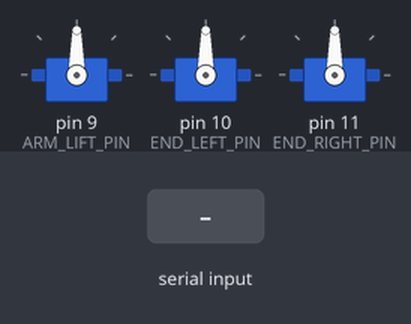
Bench run of a sketch on a simulated Arduino Uno, built with avr-gcc and run on an emulated ATmega328P. Parts: 3 × servo. The test bench sets the inputs (shaded band). What the sketch prints to the serial monitor is not drawn.

Above: at 1.3 s.
1.4 s: "L" received over Serial
At 4.3 s:
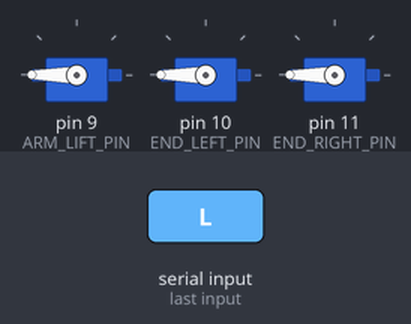
4.4 s: "R" received over Serial
At 8.3 s:
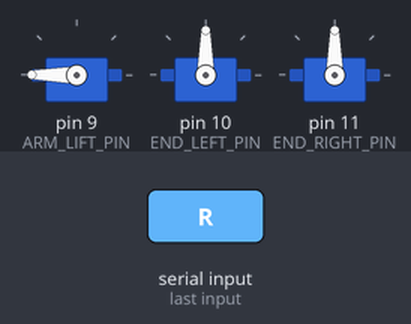
12.8 s: "l" received over Serial
At 19.6 s:
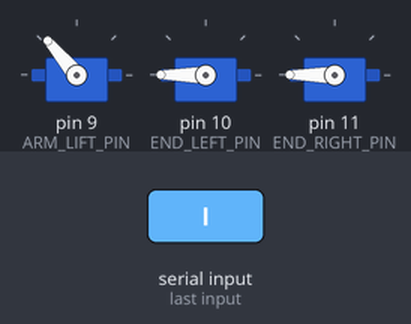
Timing chart, 0 to 21.1 s (numbered marks = the images above; inputs shaded):
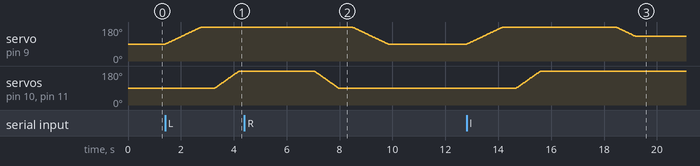

The sketch:

arms.ino
```cpp
/*
 * arms.ino - Mechanical arms controller
 *
 * An individual file used only to test big and small arms functions.
 *
 * Updated 12/19/2025:
 * - Split from engine.ino to separate the arms control logic.
 */
#include <Servo.h>

/* Define servo objects */
Servo armLift;  // servo at bottom the the arms
Servo endLeft;  // servo in the left arm
Servo endRight; // servo in the right arm

/* Define servo pins */
#define ARM_LIFT_PIN 9   // PWB pin for main lifting servo
#define END_LEFT_PIN 10  // PWB pin for left end servo
#define END_RIGHT_PIN 11 // PWB pin for right end servo

/* Define mechanical parameters */
#define BIG_ARM_LENGTH 15.0  // big arm length (centimeter)
#define SMALL_ARM_LENGTH 8.0 // small arm length

/* Define gear ratio */
#define ARM_GEAR_RATIO 2.0 // servo:bigarm = 2:1 (decelerate)
#define END_GEAR_RATIO 1.0 // end drives directly 1:1

/* Define mechanical angles */
/* Big arm's relative angle to horizontal level */
#define MECH_LIFT_INIT 0
#define MECH_LIFT_STEP1 45
#define MECH_LIFT_STEP2 20

/* Small arm's relative angle to big arm (inside) */
#define MECH_END_INIT 0
#define MECH_END_STEP1 110
#define MECH_END_STEP2 110

/* Calculate servo angles */
inline int mechLiftToServo(int mechAngle)
{
    return 90 + mechAngle * ARM_GEAR_RATIO;
}

inline int mechEndToServo(int mechAngle)
{
    return 180 - mechAngle * END_GEAR_RATIO;
}

/* Define servo angles */
#define LIFT_INIT mechLiftToServo(MECH_LIFT_INIT)
#define LIFT_STEP1 mechLiftToServo(MECH_LIFT_STEP1)
#define LIFT_STEP2 mechLiftToServo(MECH_LIFT_STEP2)
#define END_INIT mechLiftToServo(MECH_END_INIT)
#define END_STEP1 mechLiftToServo(MECH_END_STEP1)
#define END_STEP2 mechLiftToServo(MECH_END_STEP2)

/* Define time parameters */
#define ARM_STEP_DELAY 15
#define END_STEP_DELAY 10
#define DELAY_TIME 1500

/* Define system states */
enum ProgramState
{
    S_INIT,            // arms initializing
    S_ARM_LIFT_STEP1,  // arm lifting to middle position
    S_ARM_LIFT_STEP2,  // arm lifting to stretched position
    S_ARM_LOWER_STEP2, // arm lowering to middle position
    S_ARM_LOWER_STEP1, // arm lowering to retracted position
    S_IDLE1,           // idle state at retracted position
    S_IDLE2            // idle state at stretched position
};

ProgramState currentState = S_INIT;

/* Declare functions */
void setup();
void loop();
void printHelp();
void setServoPins();
void setCarPins();
void checkExternalCommand();
void initializePosition();
void positionStep1();
void positionStep2();
void liftMove(int target);
void endMove(int target);

/* Function implementation */

void setup()
{
    Serial.begin(9600);
    printHelp();

    setServoPins();
}

void loop()
{
    checkExternalCommand();

    switch (currentState)
    {
    case S_INIT:
        initializePosition();
        currentState = S_IDLE1;
        break;
    case S_ARM_LIFT_STEP1:
        positionStep1();
        currentState = S_ARM_LIFT_STEP2;
        break;
    case S_ARM_LIFT_STEP2:
        positionStep2();
        currentState = S_IDLE2;
        break;
    case S_ARM_LOWER_STEP2:
        positionStep2();
        currentState = S_ARM_LOWER_STEP1;
        break;
    case S_ARM_LOWER_STEP1:
        positionStep1();
        currentState = S_IDLE1;
        break;
    case S_IDLE1:
    case S_IDLE2:
        break;
    }
}

void printHelp()
{
    Serial.println("机械臂测试程序已启动。");
    Serial.println("------------------------------------------");
    Serial.println("输入 'L' -> 序列展开 (0->45->37)");
    Serial.println("输入 'W' -> 序列收回 (37->45->0)");
    Serial.println("输入 'R' -> 重启 (返回 0度初始位置)");
    Serial.println("------------------------------------------");
}

void setServoPins()
{
    armLift.attach(ARM_LIFT_PIN);
    endLeft.attach(END_LEFT_PIN);
    endRight.attach(END_RIGHT_PIN);
}

void checkExternalCommand()
{
    if (!Serial.available())
    {
        return;
    }

    char cmd = Serial.read();
    switch (cmd)
    {
    case 'R':
    case 'r':
        Serial.println("命令: 重启 (Restart)");
        currentState = S_INIT;
        break;
    case 'L':
    case 'l':
        Serial.println("命令: 展开机械臂 (Launch Arms)");
        if (currentState == S_IDLE1)
        {
            currentState = S_ARM_LIFT_STEP1;
        }
        else
        {
            Serial.println("此状态下命令不可使用，请重新输入。");
        }
        break;
    case 'W':
    case 'w':
        Serial.println("命令: 收回机械臂 (Withdraw Arms)");
        if (currentState == S_IDLE2)
        {
            currentState = S_ARM_LOWER_STEP2;
        }
        else
        {
            Serial.println("此状态下命令不可使用，请重新输入。");
        }
        break;
    default:
        Serial.println("未知命令，请重新输入 (R/L/W)。");
        break;
    }
}

void initializePosition()
{
    int currentL = armLift.read();
    if (currentL == LIFT_INIT)
    {
        return;
    }
    if (currentL == LIFT_STEP1)
    {
        endMove(END_INIT);
        delay(500);
        liftMove(LIFT_INIT);
        delay(DELAY_TIME);
        return;
    }
    if (currentL == LIFT_STEP2)
    {
        liftMove(LIFT_STEP1);
        delay(500);
        endMove(END_INIT);
        delay(500);
        liftMove(LIFT_INIT);
        delay(DELAY_TIME);
        return;
    }
    endMove(END_INIT);
    delay(500);
    liftMove(LIFT_INIT);
    delay(DELAY_TIME);
}

void positionStep1()
{
    if (armLift.read() == LIFT_INIT)
    {
        liftMove(LIFT_STEP1);
        delay(500);
        endMove(END_STEP1);
    }
    else
    {
        endMove(END_INIT);
        delay(500);
        liftMove(LIFT_INIT);
    }
    delay(DELAY_TIME);
}

void positionStep2()
{
    if (armLift.read() == LIFT_STEP1)
    {
        liftMove(LIFT_STEP2);
    }
    else
    {
        liftMove(LIFT_STEP1);
    }
    delay(DELAY_TIME);
}

void liftMove(int target)
{
    int current = armLift.read();
    int steps = abs(target - current);
    if (steps == 0)
    {
        return;
    }
    for (int i = 0; i <= steps; i++)
    {
        int interp = map(i, 0, steps, current, target);
        armLift.write(interp);
        delay(ARM_STEP_DELAY);
    }
}

void endMove(int target)
{
    int current = endLeft.read();
    int steps = abs(target - current);
    if (steps == 0)
    {
        return;
    }
    for (int i = 0; i <= steps; i++)
    {
        int interp = map(i, 0, steps, current, target);
        endLeft.write(interp);
        endRight.write(interp);
        delay(END_STEP_DELAY);
    }
}
```

Measured:
- after the input at 1.4 s, servo on pin 9 (ARM_LIFT_PIN): moves from 90° to 180° over 1.4 s, starting at once; servo on pin 10 (END_LEFT_PIN), servo on pin 11 (END_RIGHT_PIN): moves from 90° to 180° over 0.92 s, starting after 1.9 s
- after the input at 4.4 s, servo on pin 10 (END_LEFT_PIN), servo on pin 11 (END_RIGHT_PIN): moves from 180° to 90° over 0.92 s, starting after 2.6 s
- after the input at 12.8 s, servo on pin 9 (ARM_LIFT_PIN): rises from 90° to 180° in 1.4 s, then falls to 130° in 5.0 s; servo on pin 10 (END_LEFT_PIN), servo on pin 11 (END_RIGHT_PIN): moves from 90° to 180° over 0.92 s, starting after 1.9 s
